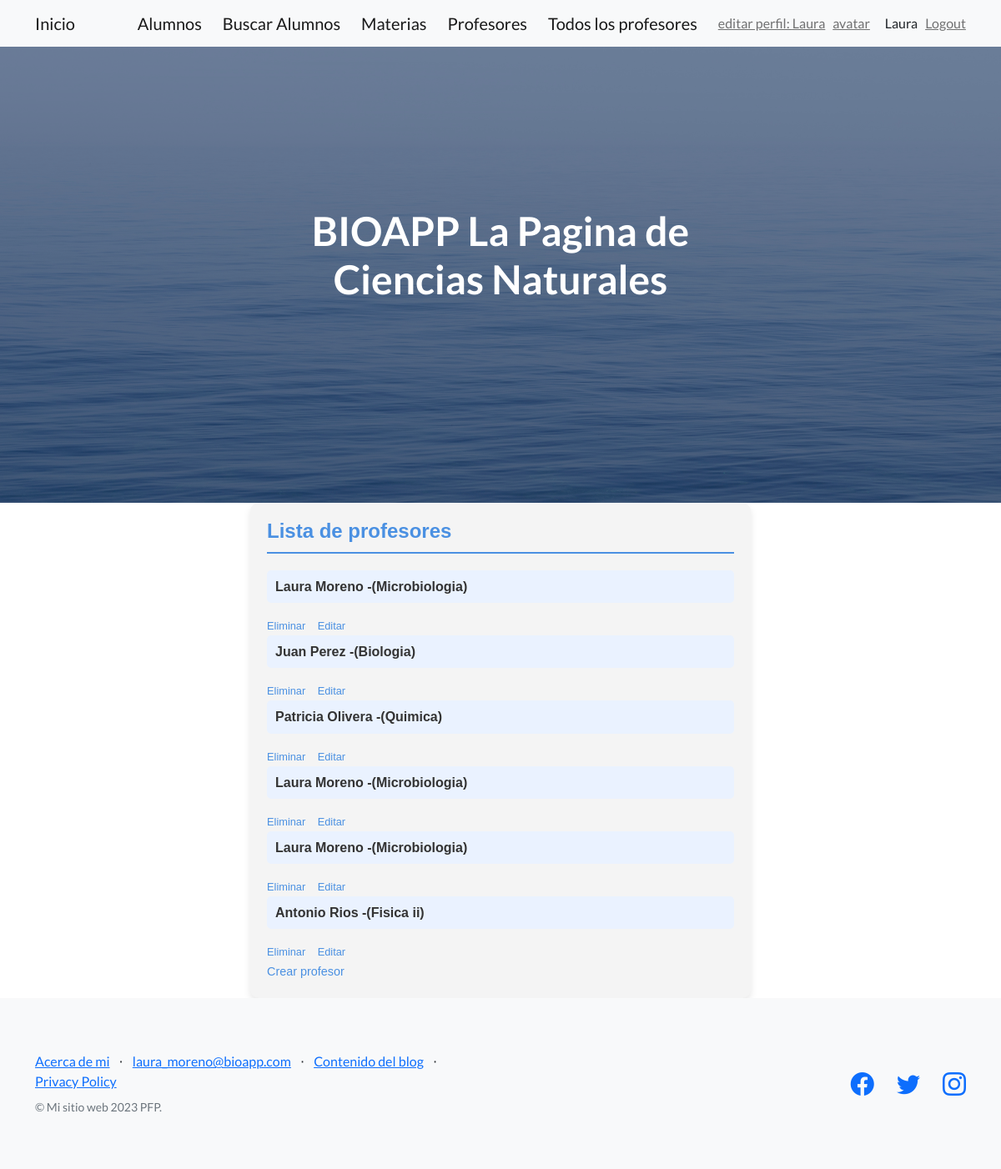
The app's page /bioapp/profesor-lista/ (signed in) with its own data.
### bioapp/models.py (models this page shows)
class Profesor(models.Model):
    nombre = models.CharField(max_length=30)
    apellido = models.CharField(max_length=100)
    materia= models.CharField(max_length=100)

### bioapp/views.py (the view)
# urls.py: path("profesor-lista/", profesores_crud_read_view),
@login_required
def profesores_crud_read_view(request):
    profesor = Profesor.objects.all()
    return render(request, "bioapp/profesor_lista.html", {"profesor": profesor})

### bioapp/templates/bioapp/profesor_lista.html
{% extends "bioapp/padre.html" %} {% block contenidoQueCambia %}
<div
  style="
    font-family: Arial, sans-serif;
    padding: 20px;
    background-color: #f4f4f4;
    max-width: 600px;
    margin: auto;
    border-radius: 10px;
    box-shadow: 0 4px 8px rgba(0, 0, 0, 0.1);
  "
>
  <h4
    style="
      color: #4a90e2;
      border-bottom: 2px solid #4a90e2;
      padding-bottom: 10px;
    "
  >
    Lista de profesores
  </h4>
  <div style="margin-top: 20px">
    {% for profesor in profesor %}
    <h6
      style="
        color: #333;
        background-color: #eaf2ff;
        padding: 10px;
        border-radius: 5px;
        margin-bottom: 15px;
      "
    >
      {{profesor.nombre}} {{profesor.apellido}} -({{profesor.materia}})
    </h6>
    <a
      href="/bioapp/profesor-eliminar/{{profesor.materia}}"
      style="
        font-size: 0.8em;
        color: #4a90e2;
        margin-right: 10px;
        text-decoration: none;
      "
      >Eliminar</a
    >
    <a
      href="/bioapp/profesor-editar/{{profesor.materia}}"
      style="
        font-size: 0.8em;
        color: #4a90e2;
        margin-right: 10px;
        text-decoration: none;
      "
      >Editar</a
    >
    {% endfor %}
  </div>
  <a
    href="/bioapp/profesor/"
    style="font-size: 0.9em; color: #4a90e2; text-decoration: none"
    >Crear profesor</a
  >
</div>
{% endblock %}

### bioapp/templates/bioapp/padre.html (shortened to what this page needs)
{% load static %}
<!DOCTYPE html>
<html lang="en">
  <head>
    <link
      href="https://cdn.jsdelivr.net/npm/bootstrap-icons@1.5.0/font/bootstrap-icons.css"
      rel="stylesheet"
      type="text/css"
    />
    <link href="{% static 'bioapp/css/styles.css'  %}" rel="stylesheet" />
  </head>
  <body>
    <nav class="navbar navbar-light bg-light static-top">
      <div class="container">
        {% if user.is_authenticated %}
         <a class="navbar-brand" href="/bioapp/inicio/">Inicio</a>
         <a class="navbar-brand" href="{% url 'bioapp:alumno_crear' %}"
          >Alumnos</a
         >
         <a class="navbar-brand" href="{% url 'bioapp:alumno_buscar' %}">
          Buscar Alumnos
         </a>
         <a class="navbar-brand" href="{% url 'bioapp:materias' %}"> Materias</a>
         <a class="navbar-brand" href="/bioapp/profesor/">Profesores</a>
         <a class="navbar-brand" href="/bioapp/profesor-lista/">Todos los profesores</a>
         <a class="navbar-text" href="{% url 'bioapp:editar-perfil' %}">editar perfil: {{ user.username }}</a>
         <a class="navbar-text" href="{% url 'bioapp:crear-avatar' %}"
          > avatar </a
         >
         <span class=""navbar-text">{{ user.username }}</span>
         <a class="navbar-text" href="{% url 'bioapp:logout' %}">Logout</a>
       {% else %}
         <a class="navbar-brand" href="{% url 'bioapp:login' %}">Login</a>
         <a class="navbar-brand" href="{% url 'bioapp:registro' %}">Registrar usuario</a>
       {% endif %}
      </div>
    </nav>
    <header class="masthead">
      <div class="container position-relative">
        <div class="row justify-content-center">
          <div class="col-xl-6">
            <div class="text-center text-white">
              <h1 class="mb-5">BIOAPP La Pagina de Ciencias Naturales</h1>
            </div>
          </div>
        </div>
      </div>
    </header>
    {% block contenidoQueCambia %} {% endblock %}
    <footer class="footer bg-light">
      <div class="container">
        <div class="row">
          <div class="col-lg-6 h-100 text-center text-lg-start my-auto">
            <ul class="list-inline mb-2">
              <li class="list-inline-item"><a href="{% url "bioapp:about" %}">Acerca de mi </a></li>
              <li class="list-inline-item">⋅</li>
              <li class="list-inline-item">
                <a href="#!">laura_moreno@bioapp.com</a>
              </li>
              <li class="list-inline-item">⋅</li>
              <li class="list-inline-item"><a href="{% url "bioapp:contenido" %}">Contenido del blog</a></li>
              <li class="list-inline-item">⋅</li>
              <li class="list-inline-item"><a href="#!">Privacy Policy</a></li>
            </ul>
            <p class="text-muted small mb-4 mb-lg-0">
              &copy; Mi sitio web 2023 PFP.
            </p>
          </div>
          <div class="col-lg-6 h-100 text-center text-lg-end my-auto">
            <ul class="list-inline mb-0">
              <li class="list-inline-item me-4">
                <a href="#!"><i class="bi-facebook fs-3"></i></a>
              </li>
              <li class="list-inline-item me-4">
                <a href="#!"><i class="bi-twitter fs-3"></i></a>
              </li>
              <li class="list-inline-item">
                <a href="#!"><i class="bi-instagram fs-3"></i></a>
              </li>
            </ul>
          </div>
        </div>
      </div>
    </footer>
  </body>
</html>

### records on screen
Profesor: nombre "Laura", apellido "Moreno", materia "Microbiologia"
Profesor: nombre "Juan", apellido "Perez", materia "Biologia"
Profesor: nombre "Patricia", apellido "Olivera", materia "Quimica"
Profesor: nombre "Laura", apellido "Moreno", materia "Microbiologia"
Profesor: nombre "Laura", apellido "Moreno", materia "Microbiologia"
Profesor: nombre "Antonio", apellido "Rios", materia "Fisica ii"

### other values on screen
{{ user.username }} "Laura"
